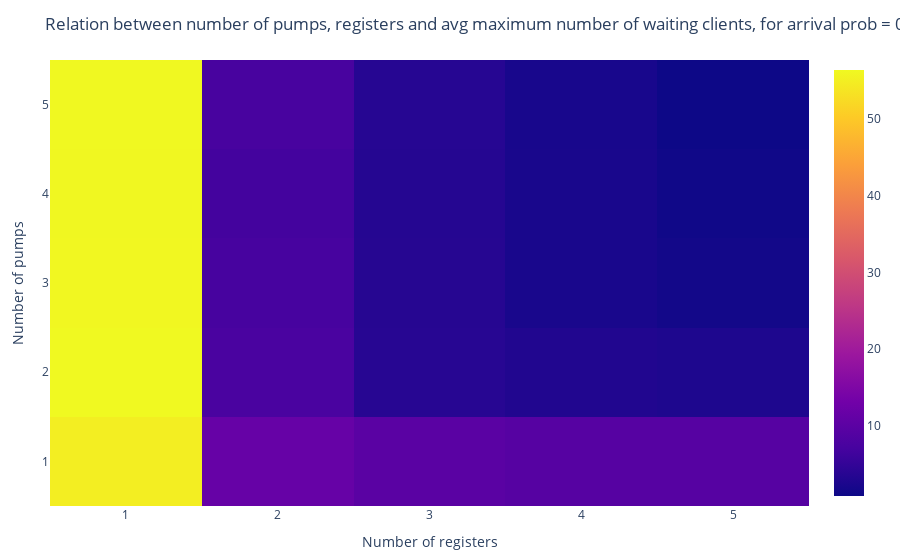

Notebook cell for this chart:
### Code cell
p2 = plot(heatmap(filter(row -> row.arrival_prob == 0.3 ,res_dif_arr_probs), x = :n_registers, y = :n_pumps, z = :avg_waiting_clients), Layout(
    xaxis_title="Number of registers",
    yaxis_title="Number of pumps",
    zaxis_title ="Avg number of waiting customers",
    title_text ="Relation between number of pumps, registers and avg maximum number of waiting clients, for arrival prob = 0.3",))

### Figure 1 — Plotly figure (JSON) as saved in the notebook; plotly's stock layout.template omitted (floating-point values rounded to 4 significant figures)
{"data": [{"transpose": true, "type": "heatmap", "x": [1, 2, 3, 4, 5, 1, 2, 3, 4, 5, 1, 2, 3, 4, 5, 1, 2, 3, 4, 5, 1, 2, 3, 4, 5], "y": [1, 1, 1, 1, 1, 2, 2, 2, 2, 2, 3, 3, 3, 3, 3, 4, 4, 4, 4, 4, 5, 5, 5, 5, 5], "z": [55.02, 11.46, 9.81, 9.23, 9.22, 56.41, 7.54, 3.66, 2.98, 2.64, 56.17, 7.07, 3.47, 2.09, 1.42, 56.18, 6.76, 3.46, 2.12, 1.14, 56.23, 7.31, 3.52, 2, 0.81]}], "layout": {"margin": {"b": 50, "l": 50, "r": 50, "t": 60}, "title": {"text": "Relation between number of pumps, registers and avg maximum number of waiting clients, for arrival prob = 0.3"}, "xaxis": {"title": {"text": "Number of registers"}}, "yaxis": {"title": {"text": "Number of pumps"}}, "zaxis": {"title": {"text": "Avg number of waiting customers"}}}}
